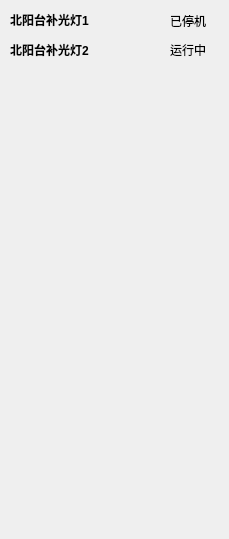
        <widget class="QWidget" name="scrollAreaWidgetContents_3">
         <property name="geometry">
          <rect>
           <x>0</x>
           <y>0</y>
           <width>229</width>
           <height>539</height>
          </rect>
         </property>
         <widget class="QLabel" name="lblLDName1">
          <property name="geometry">
           <rect>
            <x>10</x>
            <y>10</y>
            <width>101</width>
            <height>19</height>
           </rect>
          </property>
          <property name="font">
           <font>
            <bold>true</bold>
           </font>
          </property>
          <property name="text">
           <string>北阳台补光灯1</string>
          </property>
         </widget>
         <widget class="QLabel" name="lblLDName2">
          <property name="geometry">
           <rect>
            <x>10</x>
            <y>40</y>
            <width>101</width>
            <height>19</height>
           </rect>
          </property>
          <property name="font">
           <font>
            <bold>true</bold>
           </font>
          </property>
          <property name="text">
           <string>北阳台补光灯2</string>
          </property>
         </widget>
         <widget class="QLabel" name="lblLDStatus2">
          <property name="geometry">
           <rect>
            <x>170</x>
            <y>40</y>
            <width>51</width>
            <height>19</height>
           </rect>
          </property>
          <property name="text">
           <string>运行中</string>
          </property>
         </widget>
         <widget class="QLabel" name="lblLDStatus1">
          <property name="geometry">
           <rect>
            <x>170</x>
            <y>10</y>
            <width>51</width>
            <height>21</height>
           </rect>
          </property>
          <property name="text">
           <string>已停机</string>
          </property>
         </widget>
        </widget>
